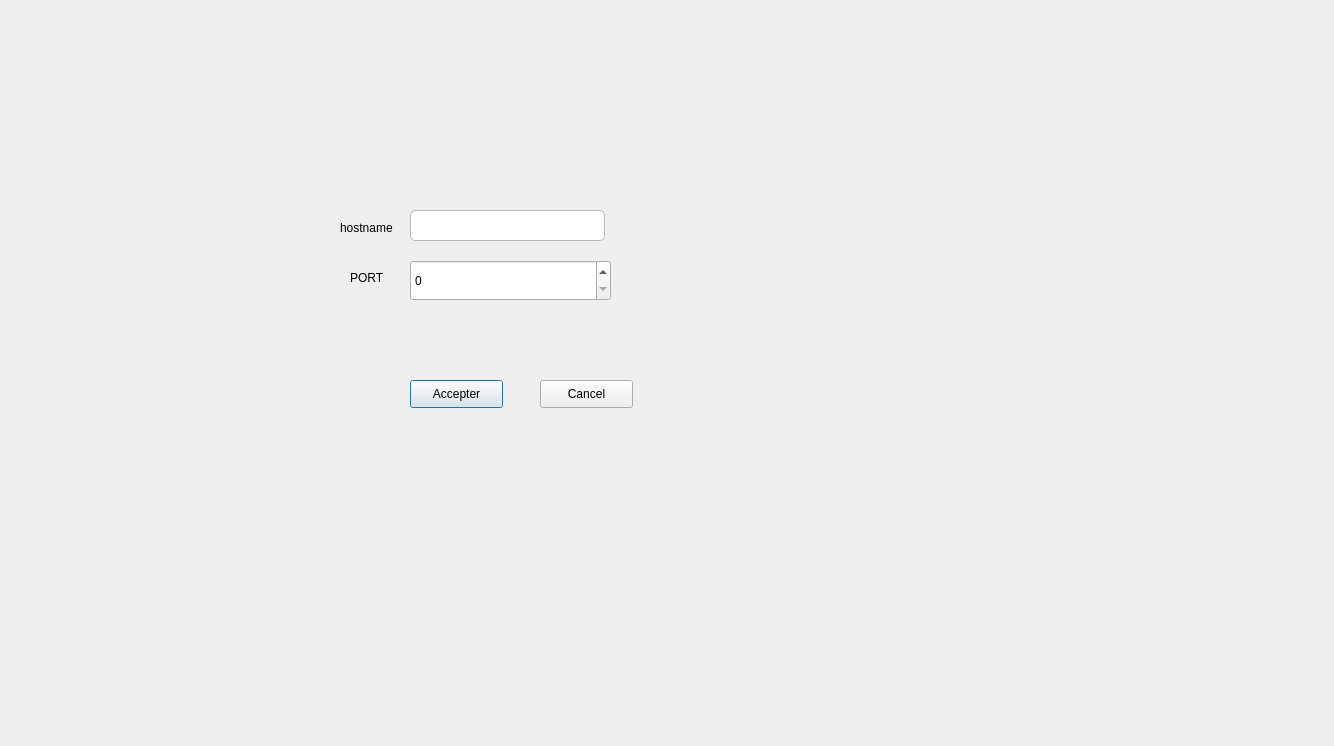
<?xml version="1.0" encoding="UTF-8"?>
<ui version="4.0">
 <class>dumesengerconnectiondialog</class>
 <widget class="QDialog" name="dumesengerconnectiondialog">
  <property name="geometry">
   <rect>
    <x>0</x>
    <y>0</y>
    <width>1334</width>
    <height>746</height>
   </rect>
  </property>
  <property name="windowTitle">
   <string>Dialog</string>
  </property>
  <property name="styleSheet">
   <string notr="true">font: 10pt &quot;Times New Roman&quot;;</string>
  </property>
  <widget class="QLineEdit" name="hostname">
   <property name="geometry">
    <rect>
     <x>410</x>
     <y>210</y>
     <width>195</width>
     <height>31</height>
    </rect>
   </property>
   <property name="styleSheet">
    <string notr="true">QLineEdit {
    background-color: #FFFFFF;
    border: 1px solid #BBBBBB;
    border-radius: 5px;
    padding: 3px;
    font-size: 15px;
    font-family: &quot;Arial&quot;;
}

QLineEdit:focus {
    border: 2px solid #0000FF;
    background-color: #F0F0F0;
}</string>
   </property>
  </widget>
  <widget class="QLabel" name="label">
   <property name="geometry">
    <rect>
     <x>340</x>
     <y>220</y>
     <width>56</width>
     <height>16</height>
    </rect>
   </property>
   <property name="text">
    <string>hostname</string>
   </property>
  </widget>
  <widget class="QSpinBox" name="port">
   <property name="geometry">
    <rect>
     <x>410</x>
     <y>260</y>
     <width>201</width>
     <height>41</height>
    </rect>
   </property>
   <property name="styleSheet">
    <string notr="true">QLineEdit {
    background-color: #FFFFFF;
    border: 1px solid #BBBBBB;
    border-radius: 5px;
    padding: 3px;
    font-size: 15px;
    font-family: &quot;Arial&quot;;
}

QLineEdit:focus {
    border: 2px solid #0000FF;
    background-color: #F0F0F0;
}</string>
   </property>
   <property name="maximum">
    <number>999999999</number>
   </property>
  </widget>
  <widget class="QLabel" name="label_2">
   <property name="geometry">
    <rect>
     <x>350</x>
     <y>270</y>
     <width>56</width>
     <height>16</height>
    </rect>
   </property>
   <property name="text">
    <string>PORT</string>
   </property>
  </widget>
  <widget class="QPushButton" name="ok">
   <property name="geometry">
    <rect>
     <x>410</x>
     <y>380</y>
     <width>93</width>
     <height>28</height>
    </rect>
   </property>
   <property name="text">
    <string>Accepter</string>
   </property>
  </widget>
  <widget class="QPushButton" name="pushButton">
   <property name="geometry">
    <rect>
     <x>540</x>
     <y>380</y>
     <width>93</width>
     <height>28</height>
    </rect>
   </property>
   <property name="text">
    <string>Cancel</string>
   </property>
  </widget>
 </widget>
 <resources/>
 <connections/>
</ui>
